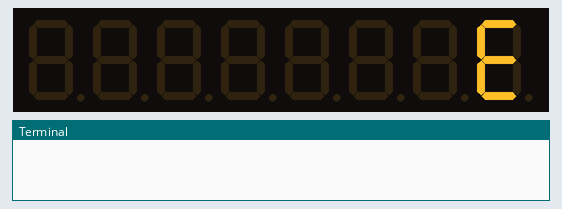
A program run on a simulated Raspberry Pi (BCM pin numbers). Parts: 8-digit seven-segment display, the last lines printed to the terminal. The clock reads 2024-03-15 10:24:30 at power-on unless the program sets it; web requests get an empty 200 reply after 0.4 s.

Above: at 0.1 s.
At 3.11 s:
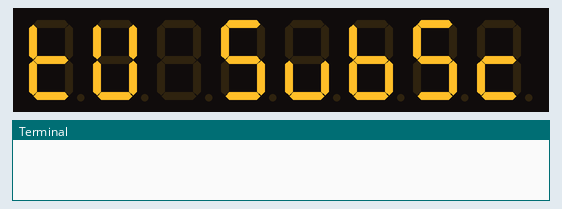
At 6.1 s:
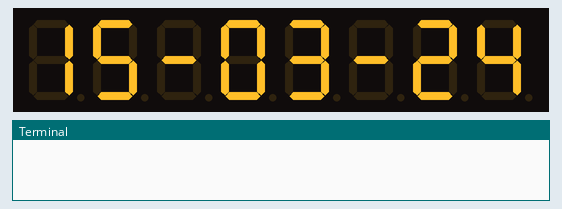
At 22.5 s:
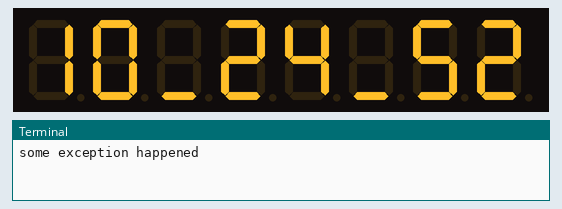
At 29.96 s:
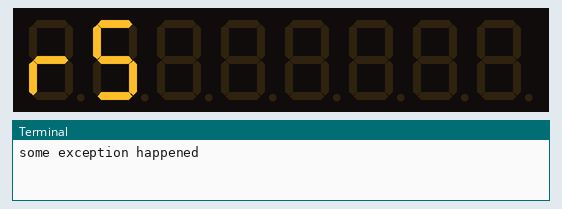
At 39.4 s:
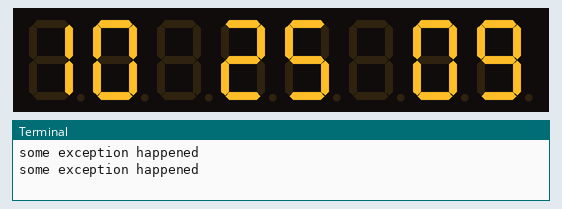

The program:

youtube-subscriber.py
```python
#!/usr/bin/env python

"""
Raspberry Pi Youtube Counter for Elektor TV Channel

elektor.tv

Helped me:
http://stackoverflow.com/questions/36252027/how-to-use-youtube-api-v3-for-realtime-subscribers
https://max7219.readthedocs.io/en/latest/
http://raspi.tv/2013/8-x-8-led-array-driven-by-max7219-on-the-raspberry-pi-via-python
http://www.raspberrypi-spy.co.uk/2012/06/simple-guide-to-the-rpi-gpio-header-and-pins/
http://raspberrypi.stackexchange.com/questions/8734/execute-script-on-start-up
"""
#import RPi.GPIO as GPIO
import math
import os
import sys

import httplib2
import json
from urllib.request import urlopen

import time
from datetime import datetime

import random
import socket

from select import select

# Needed to get MAX7219 support
from luma.led_matrix.device import max7219
from luma.core.interface.serial import spi, noop
from luma.core.virtual import viewport, sevensegment

# Channel ID and API key, get them from your YouTube channel.
channel_id = "my channel id"
api_key = "my API key"
lookup_url = "https://www.googleapis.com/youtube/v3/channels?part=statistics&id=" + channel_id + "&key=" + api_key

#Change brightness here
#brightness = 1


def is_connected():
	try:
		host = socket.gethostbyname("www.google.com")
		s = socket.create_connection((host, 80), 2)
		return True
	except:
		pass
	return False

def date(display):
	now = datetime.now()
	display.text = now.strftime("%d-%m-%y")

def clock(display,seconds):
	interval = 0.5
	for i in range(int(seconds/interval)):
		now = datetime.now()
		if i%2==0:
			display.text = now.strftime("%H_%M_%S")
		else:
			display.text = now.strftime("%H %M %S")
		time.sleep(interval)

def show_message_vp(device, msg, delay=0.1):
	# Implemented with virtual viewport
	width = device.width
	padding = " " * width
	msg = padding + msg + padding
	n = len(msg)

	virtual = viewport(device, width=n, height=8)
	sevensegment(virtual).text = msg
	for i in reversed(list(range(n - width))):
		virtual.set_position((i, 0))
		time.sleep(delay)

def main():
	# create seven segment device
	serial = spi(port=0,device=0,gpio=noop())
	device = max7219(serial,cascaded=1)
	display = sevensegment(device)

	#display = led.sevensegment(cascaded=1)

	#display.brightness(brightness_setting)
	#display.clear()
	display.text = "  ----  "

	while 1:
		show_message_vp(device,"ELEKtor TV SubScribErS",0.2)
		date(display)
		time.sleep(3)
		try:
			# Catches the webpage from google
			soup = urlopen(lookup_url)
			markup = soup.read()

			# Access the part of the JSON object that we care about
			feed_json = json.loads(markup)
			sub_count = feed_json["items"][0]["statistics"]["subscriberCount"]

			# Tells us how great we are (writes to display)
			if len(sub_count)>8:
				sub_count = "99999999"
			padding = " " * (8-len(sub_count))
			display.text = padding + sub_count
			print(sub_count)

		except:
			# If can't get new number, screen goes blank
			# display.clear()
			display.text = "Error"
			print("some exception happened")

		#time.sleep(1)
		time.sleep(5)
		clock(display,seconds=10)

if __name__ == '__main__':
	main()
```

Measured:
- what the display in image 2 shows lasts 3.4 s, from 6.0 s to 9.4 s
